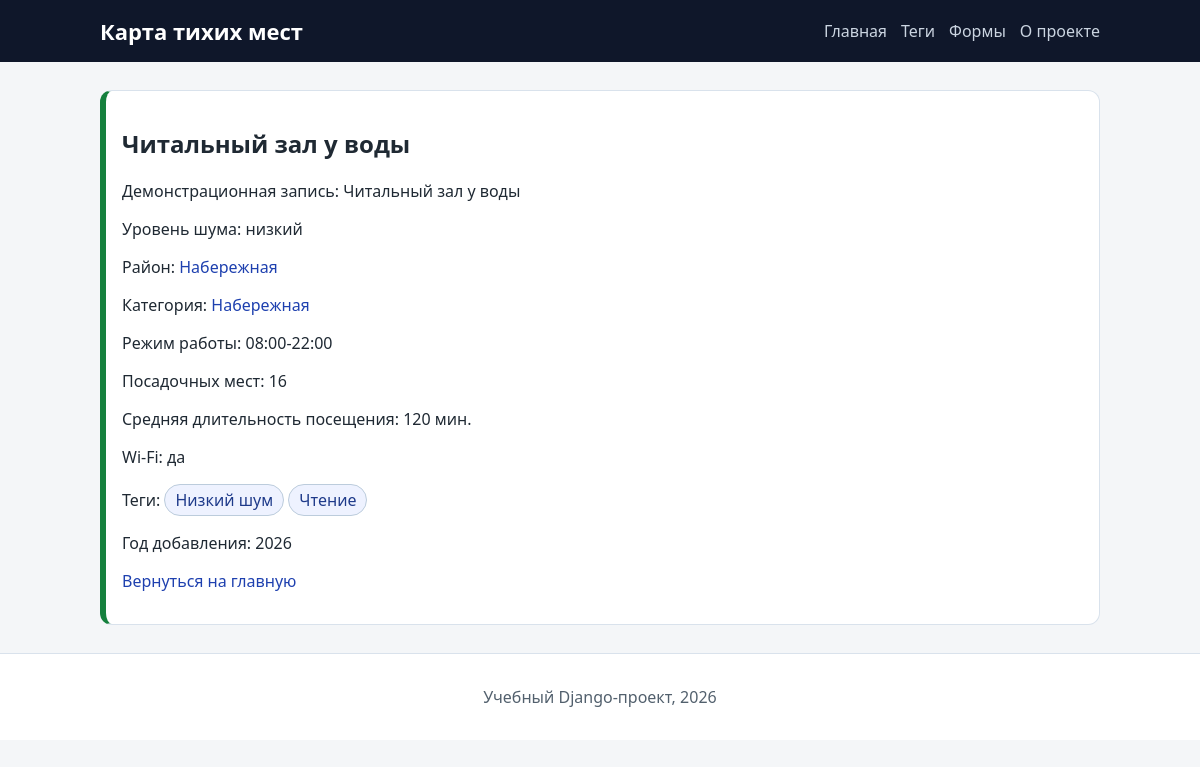
The page /spots/chitalny-zal-u-vody/ on the database as committed earlier.
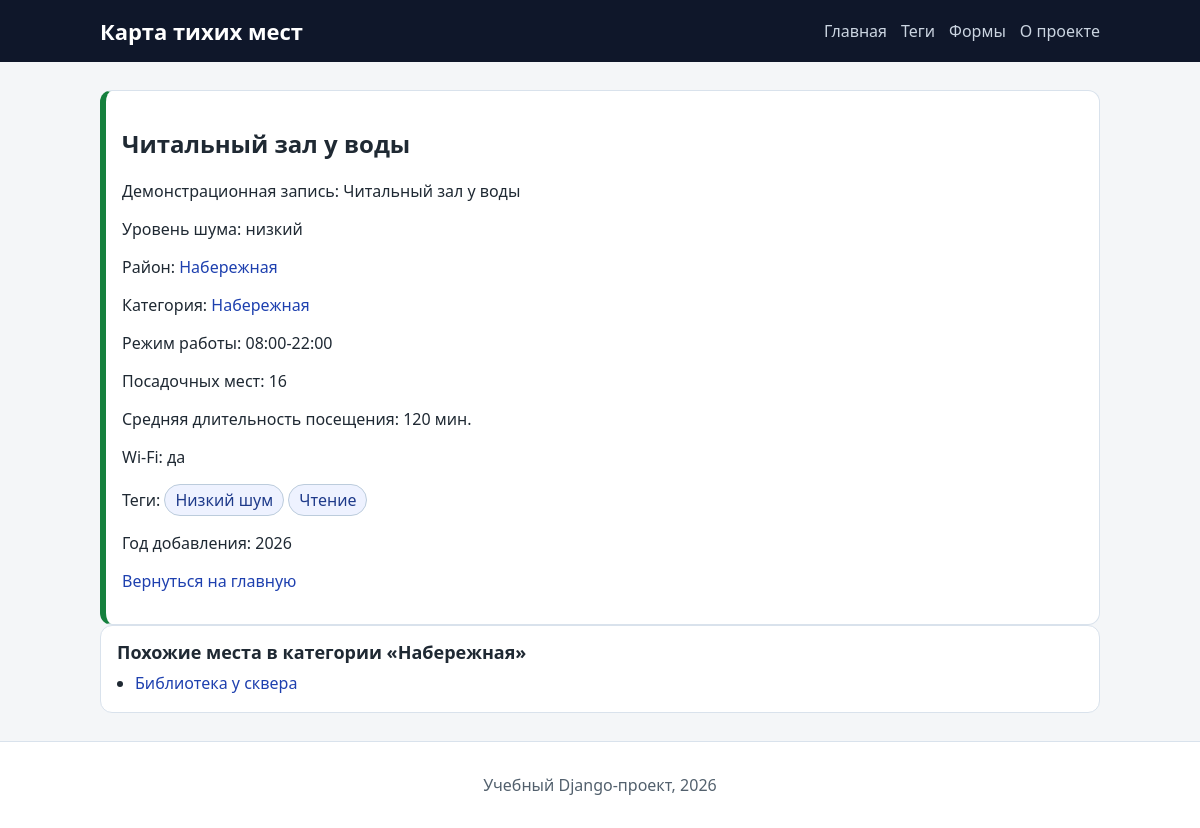
The same page on the database as committed later.
### spots/models.py (models this page shows, shortened)
class Tag(models.Model):
    name = models.CharField(max_length=80, db_index=True, verbose_name="Тег")
    slug = models.SlugField(max_length=120, unique=True, db_index=True)
    class Meta:
        verbose_name = "Тег"
        verbose_name_plural = "Теги"
        ordering = ["name"]
    def get_absolute_url(self):
        return reverse("tag", kwargs={"tag_slug": self.slug})

class Spot(models.Model):
    class NoiseLevel(models.IntegerChoices):
        LOW = 1, "Низкий"
        MEDIUM = 2, "Средний"
        HIGH = 3, "Высокий"
    class PublicationStatus(models.IntegerChoices):
        DRAFT = 0, "Черновик"
        PUBLISHED = 1, "Опубликовано"
    title = models.CharField(max_length=255, verbose_name="Название места")
    slug = models.SlugField(max_length=255, unique=True, db_index=True)
    content = models.TextField(blank=True, verbose_name="Описание")
    photo = models.ImageField(
        upload_to=spot_photo_upload_to,
        blank=True,
        null=True,
        verbose_name="Фотография",
    )
    area = models.CharField(max_length=120, verbose_name="Район")
    area_slug = models.SlugField(max_length=120, db_index=True)
    category = models.ForeignKey(
        Category,
        on_delete=models.PROTECT,
        related_name="spots",
        verbose_name="Категория",
    )
    noise_level = models.PositiveSmallIntegerField(
        choices=NoiseLevel.choices,
        default=NoiseLevel.MEDIUM,
        verbose_name="Уровень шума",
    )
    time_create = models.DateTimeField(auto_now_add=True, verbose_name="Создано")
    time_update = models.DateTimeField(auto_now=True, verbose_name="Обновлено")
    status = models.PositiveSmallIntegerField(
        choices=PublicationStatus.choices,
        default=PublicationStatus.PUBLISHED,
        db_index=True,
        verbose_name="Статус публикации",
    )
    tags = models.ManyToManyField(
        Tag,
        blank=True,
        related_name="spots",
        verbose_name="Теги",
    )
    objects = models.Manager()
    published = PublishedSpotManager()
    class Meta:
        verbose_name = "Тихое место"
        verbose_name_plural = "Тихие места"
        ordering = ["-time_create"]
        indexes = [
            models.Index(fields=["-time_create"]),
            models.Index(fields=["status"]),
            models.Index(fields=["area_slug"]),
        ]
    def get_absolute_url(self):
        return reverse("spot_detail", kwargs={"spot_slug": self.slug})

class Category(models.Model):
    name = models.CharField(max_length=100, db_index=True, verbose_name="Категория")
    slug = models.SlugField(max_length=120, unique=True, db_index=True)
    class Meta:
        verbose_name = "Категория"
        verbose_name_plural = "Категории"
        ordering = ["name"]
    def get_absolute_url(self):
        return reverse("category", kwargs={"category_slug": self.slug})

class SpotDetail(models.Model):
    spot = models.OneToOneField(
        Spot,
        on_delete=models.CASCADE,
        related_name="detail",
        verbose_name="Место",
    )
    seats = models.PositiveSmallIntegerField(default=12, verbose_name="Количество мест")
    has_wifi = models.BooleanField(default=True, verbose_name="Есть Wi-Fi")
    avg_stay_minutes = models.PositiveIntegerField(
        default=90,
        verbose_name="Средняя длительность посещения, мин",
    )
    work_hours = models.CharField(
        max_length=40,
        default="08:00-22:00",
        verbose_name="Режим работы",
    )
    class Meta:
        verbose_name = "Детали места"
        verbose_name_plural = "Детали мест"

### spots/views.py (the view)
# urls.py: path("spots/<slug:spot_slug>/", views.spot_detail, name="spot_detail"),
def spot_detail(request, spot_slug: str):
    try:
        spot = (
            Spot.published.select_related("category", "detail")
            .prefetch_related("tags")
            .get(slug=spot_slug)
        )
    except Spot.DoesNotExist as exc:
        raise Http404("Место не найдено") from exc
    data = build_base_context(f"Тихое место: {spot.title}")
    data["spot"] = spot
    data["related_spots"] = (
        Spot.published.filter(category=spot.category)
        .exclude(pk=spot.pk)
        .select_related("category")
        .prefetch_related("tags")[:3]
    )
    return render(request, "spots/spot_detail.html", data)

### spots/data.py (called while the page is built)
def build_base_context(title: str) -> dict:
    return {
        "title": title,
        "menu": MENU,
        "current_year": get_current_year(),
    }

def get_current_year() -> int:
    return datetime.now().year

### spots/models.py (called while the page is built)
    def get_queryset(self):
        return super().get_queryset().filter(
            status=Spot.PublicationStatus.PUBLISHED
        )

### spots/templatetags/spots_tags.py (called while the page is built)
@register.simple_tag
def noise_badge(level: str) -> str:
    labels = {
        Spot.NoiseLevel.LOW: "низкий",
        Spot.NoiseLevel.MEDIUM: "средний",
        Spot.NoiseLevel.HIGH: "высокий",
        "low": "низкий",
        "medium": "средний",
        "high": "высокий",
    }
    return labels.get(level, "неизвестный")

@register.filter
def noise_class(level: str) -> str:
    classes = {
        Spot.NoiseLevel.LOW: "noise-low",
        Spot.NoiseLevel.MEDIUM: "noise-medium",
        Spot.NoiseLevel.HIGH: "noise-high",
        "low": "noise-low",
        "medium": "noise-medium",
        "high": "noise-high",
    }
    return classes.get(level, "noise-unknown")

### spots/templates/spots/spot_detail.html (shortened to what this page needs)
{% extends "spots/base.html" %}
{% load spots_tags %}
{% block content %}
    <article class="spot-card {{ spot.noise_level|noise_class }}">
        <h2>{{ spot.title }}</h2>
        <p>{{ spot.content }}</p>
        <p>Уровень шума: {% noise_badge spot.noise_level %}</p>
        <p>Район: <a href="{% url 'area' spot.area_slug %}">{{ spot.area }}</a></p>
        <p>Категория: <a href="{{ spot.category.get_absolute_url }}">{{ spot.category.name }}</a></p>
        <p>Режим работы: {{ spot.detail.work_hours }}</p>
        <p>Посадочных мест: {{ spot.detail.seats }}</p>
        <p>Средняя длительность посещения: {{ spot.detail.avg_stay_minutes }} мин.</p>
        <p>Wi-Fi: {% if spot.detail.has_wifi %}да{% else %}нет{% endif %}</p>
        <p class="tag-list">
            Теги:
            {% for tag in spot.tags.all %}
                <a class="tag-chip" href="{{ tag.get_absolute_url }}">{{ tag.name }}</a>
            {% empty %}
                <span class="muted">нет тегов</span>
            {% endfor %}
        </p>
        <p>Год добавления: {{ spot.time_create|date:"Y" }}</p>
        <p><a href="{% url 'home' %}">Вернуться на главную</a></p>
    </article>
    {% if related_spots %}
        <section class="recent">
            <h3>Похожие места в категории «{{ spot.category.name }}»</h3>
            <ul class="recent-list">
                {% for item in related_spots %}
                    <li><a href="{{ item.get_absolute_url }}">{{ item.title }}</a></li>
                {% endfor %}
            </ul>
        </section>
    {% endif %}
{% endblock %}

Rows that differ between the two databases and show on the page:
shown differently, row unchanged: Spot "Читальный зал у воды": category.name (not shown) → "Набережная"
added Spot: title "Библиотека у сквера"
Other text that changed with them:
text now shown: "Похожие места в категории « »"
